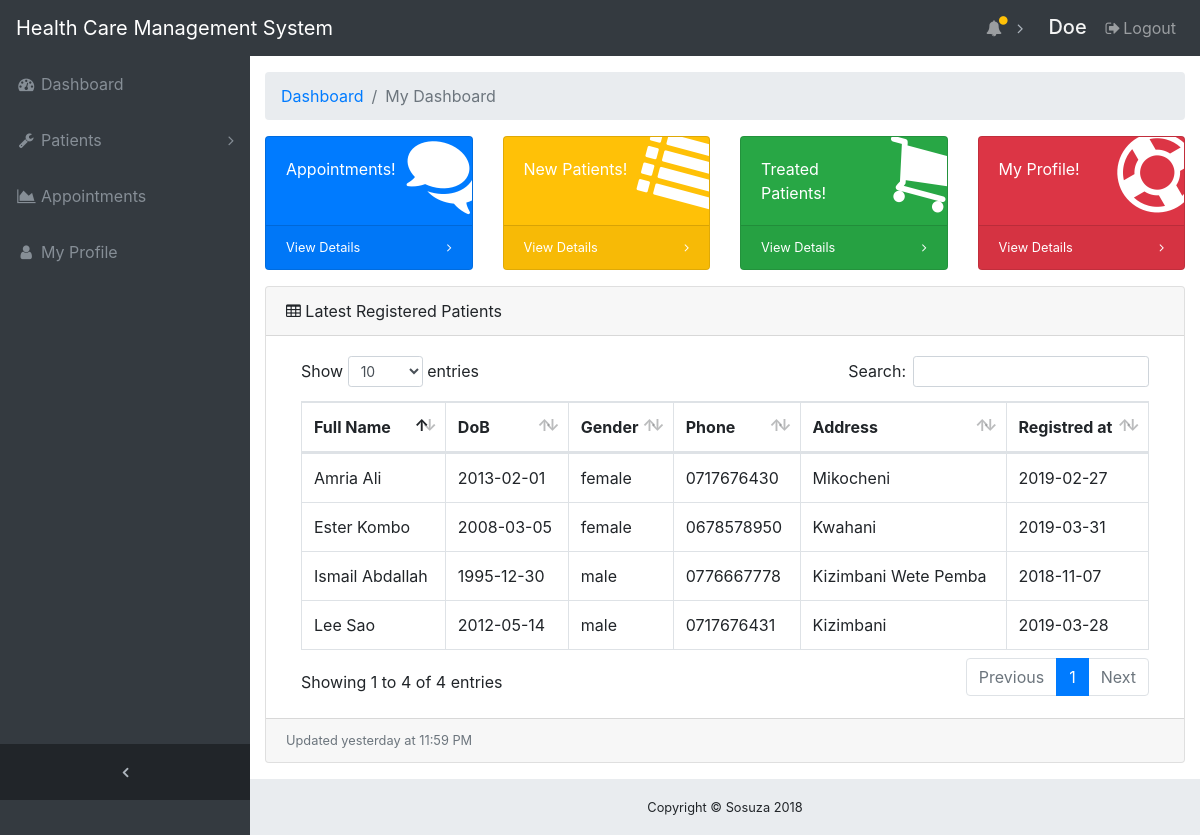
The page /doctor/index.php (signed in) on the database as committed earlier.
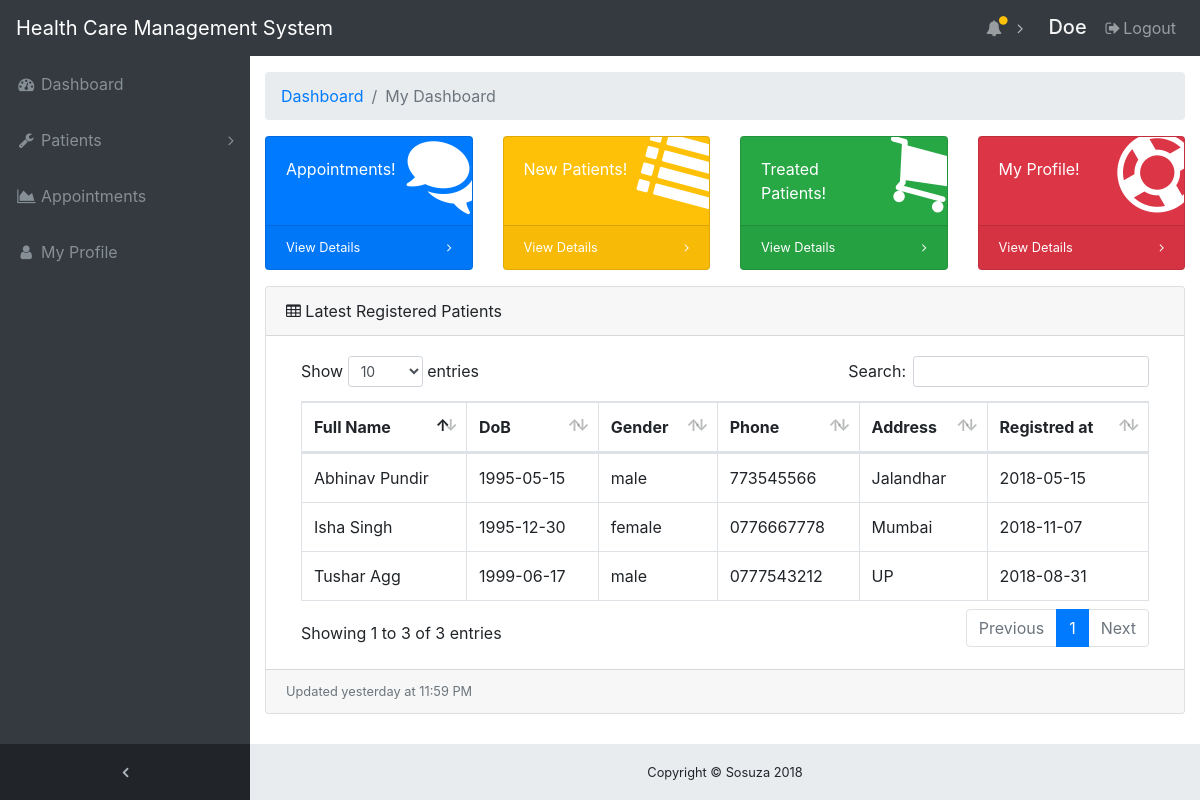
The same page on the database as committed later.
### tables this page shows
CREATE TABLE `patient` (
  `patient_id` int(11) NOT NULL,
  `fname` varchar(100) NOT NULL,
  `lname` varchar(25) NOT NULL,
  `status` varchar(100) NOT NULL,
  `regNumber` varchar(100) NOT NULL,
  `address` varchar(30) NOT NULL,
  `phone` varchar(15) NOT NULL,
  `email` varchar(30) NOT NULL,
  `dob` date NOT NULL,
  `gender` varchar(10) NOT NULL,
  `regDate` date NOT NULL,
  `code` int(15) NOT NULL,
  `treated` int(11) NOT NULL DEFAULT '0'
);

### doctor/index.php (the view)
<?php include 'header.php'; ?>
  <div class="content-wrapper">
    <div class="container-fluid">
      <ol class="breadcrumb">
        <li class="breadcrumb-item">
          <a href="#">Dashboard</a>
        </li>
        <li class="breadcrumb-item active">My Dashboard</li>
      </ol>
      <div class="row">
        <div class="col-xl-3 col-sm-6 mb-3">
          <div class="card text-white bg-primary o-hidden h-100">
            <div class="card-body">
              <div class="card-body-icon">
                <i class="fa fa-fw fa-comments"></i>
              </div>
              <div class="mr-5">Appointments!</div>
            </div>
            <a class="card-footer text-white clearfix small z-1" href="appointments.php">
              <span class="float-left">View Details</span>
              <span class="float-right">
                <i class="fa fa-angle-right"></i>
              </span>
            </a>
          </div>
        </div>
        <div class="col-xl-3 col-sm-6 mb-3">
          <div class="card text-white bg-warning o-hidden h-100">
            <div class="card-body">
              <div class="card-body-icon">
                <i class="fa fa-fw fa-list"></i>
              </div>
              <div class="mr-5">New Patients!</div>
            </div>
            <a class="card-footer text-white clearfix small z-1" href="patient_list.php">
              <span class="float-left">View Details</span>
              <span class="float-right">
                <i class="fa fa-angle-right"></i>
              </span>
            </a>
          </div>
        </div>
        <div class="col-xl-3 col-sm-6 mb-3">
          <div class="card text-white bg-success o-hidden h-100">
            <div class="card-body">
              <div class="card-body-icon">
                <i class="fa fa-fw fa-shopping-cart"></i>
              </div>
              <div class="mr-5">Treated Patients!</div>
            </div>
            <a class="card-footer text-white clearfix small z-1" href="patient_list.php?treated">
              <span class="float-left">View Details</span>
              <span class="float-right">
                <i class="fa fa-angle-right"></i>
              </span>
            </a>
          </div>
        </div>
        <div class="col-xl-3 col-sm-6 mb-3">
          <div class="card text-white bg-danger o-hidden h-100">
            <div class="card-body">
              <div class="card-body-icon">
                <i class="fa fa-fw fa-support"></i>
              </div>
              <div class="mr-5">My Profile!</div>
            </div>
            <a class="card-footer text-white clearfix small z-1" href="profile.php">
              <span class="float-left">View Details</span>
              <span class="float-right">
                <i class="fa fa-angle-right"></i>
              </span>
            </a>
          </div>
        </div>
      </div>
      <div class="card mb-3">
        <div class="card-header">
          <i class="fa fa-table"></i> Latest Registered Patients</div>
        <div class="card-body">
          <div class="table-responsive">
            <table class="table table-bordered" id="dataTable" width="100%" cellspacing="0">
              <thead>
                <tr>
                  <th>Full Name</th>
                  <th>DoB</th>
                  <th>Gender</th>
                  <th>Phone</th>
                  <th>Address</th>
                  <th>Registred at</th>
                </tr>
              </thead>
              <tbody>
                <?php
                include 'includes/config.php';
                $sql = mysqli_query($con, "SELECT * FROM patient ORDER BY patient_id DESC LIMIT 4");
                while($data = mysqli_fetch_assoc($sql)){?>
                  <tr>
                    <td><?php echo $data['fname']." ".$data['lname']; ?></td>
                    <td><?php echo $data['dob']; ?></td>
                    <td><?php echo $data['gender']; ?></td>
                    <td><?php echo $data['phone']; ?></td>
                    <td><?php echo $data['address']; ?></td>
                    <td><?php echo $data['regDate']; ?></td>
                  </tr>
               <?php } ?>
              </tbody>
            </table>
          </div>
        </div>
        <div class="card-footer small text-muted">Updated yesterday at 11:59 PM</div>
      </div>
    </div>
    <?php include 'footer.php'?>

Rows that differ between the two databases and show on the page:
removed patient: fname "Ester", lname "Kombo", dob "2008-03-05", gender "female", phone "0678578950", address "Kwahani", regDate "2019-03-31"
removed patient: fname "Lee", lname "Sao", dob "2012-05-14", gender "male", phone "0717676431", address "Kizimbani", regDate "2019-03-28"
removed patient: fname "Amria", lname "Ali", dob "2013-02-01", gender "female", phone "0717676430", address "Mikocheni", regDate "2019-02-27"
changed patient: fname "Ismail" → "Isha"; lname "Abdallah" → "Singh"; gender "male" → "female"; address "Kizimbani Wete Pemba" → "Mumbai"
now on this page (row edited): patient: fname "Tushar", lname "Agg", dob "1999-06-17", gender "male", phone "0777543212", address "UP", regDate "2018-08-31"
now on this page (row edited): patient: fname "Abhinav", lname "Pundir", dob "1995-05-15", gender "male", phone "773545566", address "Jalandhar", regDate "2018-05-15"
Other text that changed with them:
text written by a page script: "Show entries Search: Showing 1 to 4 of 4 entries Previous 1 Next" → "Show entries Search: Showing 1 to 3 of 3 entries Previous 1 Next"
